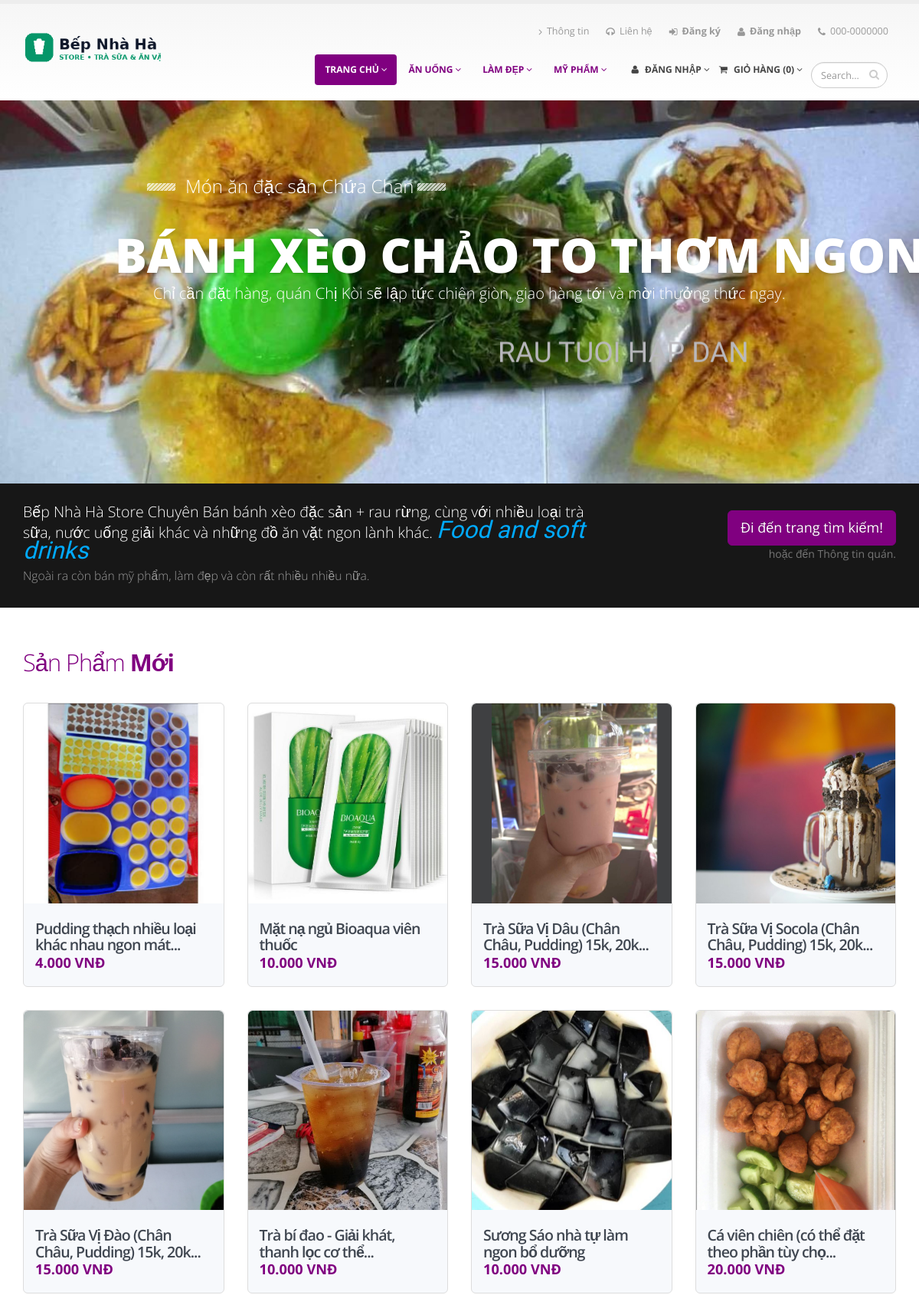
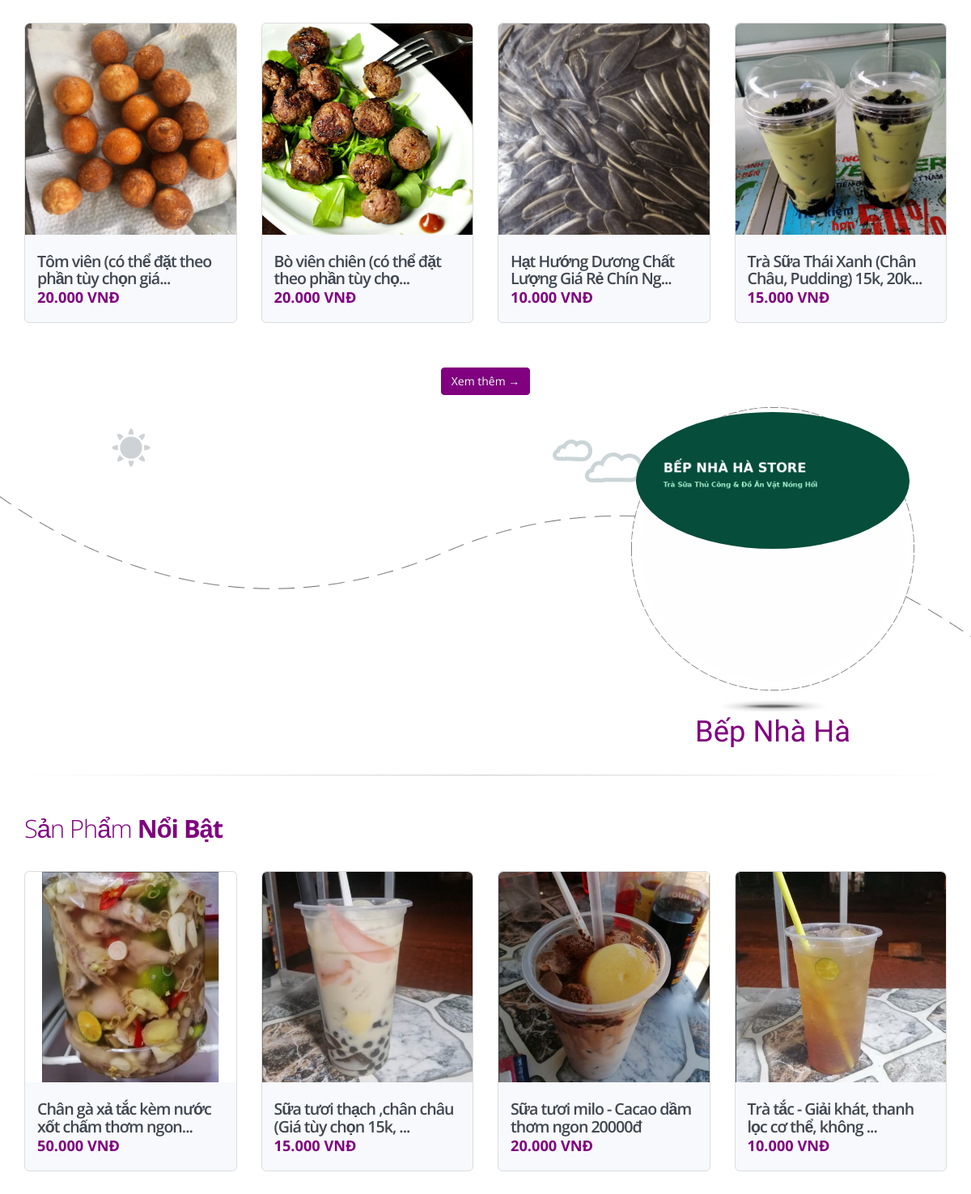
The page / (upper part) on the database its author committed (2 pictures, top to bottom).
### tables this page shows
CREATE TABLE IF NOT EXISTS `contacts` (
  `id` int(11) NOT NULL AUTO_INCREMENT,
  `link_Logo` varchar(500) DEFAULT NULL,
  `contact_name` varchar(255) DEFAULT NULL,
  `address` varchar(500) NOT NULL,
  `country` varchar(50) NOT NULL,
  `phone` varchar(20) NOT NULL,
  `phone_2` varchar(20) DEFAULT NULL,
  `email` varchar(255) NOT NULL,
  `link_Contact` varchar(550) DEFAULT NULL,
  `link_Facebook` varchar(500) DEFAULT NULL,
  `link_Twitter` varchar(255) DEFAULT NULL,
  `link_linkedin` varchar(255) DEFAULT NULL,
  `zalo` varchar(20) DEFAULT NULL,
  `link_about` varchar(255) DEFAULT NULL,
  `about_footer` longtext DEFAULT NULL,
  `favicon` varchar(255) DEFAULT NULL,
  PRIMARY KEY (`id`)
);

CREATE TABLE IF NOT EXISTS `categories` (
  `id` int(11) NOT NULL AUTO_INCREMENT,
  `category_name` varchar(255) DEFAULT NULL,
  `supply_id` int(11) DEFAULT NULL,
  `category_position` int(4) DEFAULT NULL,
  `slug` varchar(255) NOT NULL,
  PRIMARY KEY (`id`),
  KEY `fk_supply_id` (`supply_id`)
);

CREATE TABLE IF NOT EXISTS `slides` (
  `id` int(11) NOT NULL AUTO_INCREMENT,
  `slide_name` varchar(255) DEFAULT NULL,
  `slide_img1` varchar(255) DEFAULT NULL,
  `slide_text1` varchar(500) DEFAULT NULL,
  `slide_img2` varchar(255) DEFAULT NULL,
  `slide_text2` varchar(500) DEFAULT NULL,
  `slide_img3` varchar(255) DEFAULT NULL,
  `slide_text3` varchar(500) DEFAULT NULL,
  `slide_img4` varchar(255) DEFAULT NULL,
  `slide_text4` varchar(500) DEFAULT NULL,
  `slide_img5` varchar(255) DEFAULT NULL,
  `slide_text5` varchar(500) DEFAULT NULL,
  `status` int(11) NOT NULL DEFAULT 0,
  PRIMARY KEY (`id`)
);

CREATE TABLE IF NOT EXISTS `products` (
  `id` int(11) NOT NULL AUTO_INCREMENT,
  `product_name` varchar(500) DEFAULT NULL,
  `product_typeid` int(11) NOT NULL,
  `category_id` int(11) DEFAULT NULL,
  `sub_category_id` int(11) DEFAULT NULL,
  `supply_id` int(11) DEFAULT NULL,
  `product_description` longtext DEFAULT NULL,
  `product_price` int(11) NOT NULL,
  `total_stock` int(11) NOT NULL DEFAULT 0,
  `product_color` varchar(255) DEFAULT NULL,
  `product_material` varchar(255) DEFAULT NULL,
  `product_size` varchar(100) DEFAULT NULL,
  `product_detail` longtext DEFAULT NULL,
  `createBy` varchar(100) DEFAULT NULL,
  `createDate` date DEFAULT NULL,
  `editBy` varchar(100) DEFAULT NULL,
  `editDate` datetime DEFAULT NULL,
  `totalView` int(11) DEFAULT 0,
  `saleoff` tinyint(11) DEFAULT 0,
  `percentoff` int(11) DEFAULT NULL,
  `img1` varchar(255) DEFAULT NULL,
  `img2` varchar(255) DEFAULT NULL,
  `img3` varchar(255) DEFAULT NULL,
  `img4` varchar(255) DEFAULT NULL,
  `slug` varchar(255) NOT NULL,
  PRIMARY KEY (`id`),
  KEY `fk_category_id` (`category_id`),
  KEY `fk_supply_id` (`supply_id`),
  KEY `fk_type_id` (`product_typeid`),
  KEY `fk_id_sub_category` (`sub_category_id`)
);

### content/controllers/home/index.php (called while the page is built, shortened)
<?php
$options_hotproduct = [
    'where' => 'product_typeid = 1',
    'limit' => '12',
    'offset' => '0',
    'order_by' => 'createDate DESC',
];
$hotProducts = getAll('products', $options_hotproduct);
$options_newproduct = [
    'where' => 'product_typeid = 2',
    'limit' => '12',
    'offset' => '0',
    'order_by' => 'createDate DESC',
];
$newProducts = getAll('products', $options_newproduct);
$option_slide = [
    'order_by' => 'id asc',
];
$slides = getAll('slides', $option_slide);
foreach ($slides as $action) {
    if ($action['status'] == 1) {
        $idslide = $action['id'];
    }
}
if (isset($idslide)) {
    $slide = getRecord('slides', $idslide);
}
require('content/views/home/index.php');

### lib/model.php (called while the page is built, shortened)
<?php
require('config/database.php');
function getRecord(string $table, $id, string $select = '*'): false|array|null
{
    $id = intval($id);
    $sql = "SELECT $select FROM `$table` WHERE id=$id";
    $query = executeQuery($sql);
    $result = $query->get_result()->fetch_assoc();
    return $result;
}
function getAll(string $table, array $options = []): array
{
    $select = $options['select'] ?? '*';
    $where = isset($options['where']) ? 'WHERE ' . $options['where'] : '';
    $order_by = isset($options['order_by']) ? 'ORDER BY ' . $options['order_by'] : '';
    $limit = isset($options['offset']) && isset($options['limit']) ? 'LIMIT ' . $options['offset'] . ',' . $options['limit'] : '';
    $sql = "SELECT $select FROM `$table` $where $order_by $limit";
    $query = executeQuery($sql);
    $result = $query->get_result()->fetch_all(MYSQLI_ASSOC);
    return $result;
}

### lib/config/database.php (called while the page is built, shortened)
<?php
try {
    $linkConnectDB = connect();
} catch (Exception $e) {
    die($e->getMessage());
}
function connect(): mysqli
{
        $linkConnectDB = new mysqli(DB_HOST, DB_USER, DB_PASS, DB_NAME, DB_PORT);
        $linkConnectDB->set_charset('utf8mb4');
        return $linkConnectDB;
}
function executeQuery(string $sql, array $params = []): mysqli_stmt
{
    global $linkConnectDB;
    $stmt = $linkConnectDB->prepare($sql);
    if (!$stmt->execute()) {
        throw new Exception('Execute error: ' . $stmt->error);
    }
    return $stmt;
}

### content/models/cart.php (called while the page is built, shortened)
<?php
function cart_number()
{
    $number = 0;
    return $number;
}

### content/views/home/newproduct.php (the view, shortened to what this page needs)
<div role="main" class="main shop">
	<div class="container">
		<div class="row">
			<div class="col-md-12">
				<div class="row">
					<div class="col-md-12">
						<h2><a href="type/2-san-pham-moi">Sản Phẩm <strong>Mới</strong></a></h2>
					</div>
					<ul class="products product-thumb-info-list">
						<?php foreach ($newProducts as $newProduct) : ?>
							<li class="col-sm-3 col-xs-12 product">
								<span class="product-thumb-info">
									<a href="product/<?= $newProduct['id']; ?>-<?= $newProduct['slug']; ?>">
										<span class="product-thumb-info-image">
											<img alt="<?=$newProduct['product_name']?>" class="img-responsive" src="public/upload/products/<?= $newProduct['img1']; ?>" onerror="this.onerror=null;this.src='public/img/product-placeholder.svg';">
										</span>
									</a>
									<span class="product-thumb-info-content">
										<a href="product/<?= $newProduct['id']; ?>-<?= $newProduct['slug']; ?>/">
											<h4 title="<?= $newProduct['product_name']; ?>"><?php if (strlen($newProduct['product_name']) > 50) {
											    echo substr($newProduct['product_name'], 0, 57) . '...';
											} else {
											    echo $newProduct['product_name'];
											}  ?></h4>
											<span class="price">
												<?php if ($newProduct['saleoff'] != 0) { ?>
													<del title="<?= $newProduct['product_name']; ?>"><span class="amount"><?= number_format($newProduct['product_price'], 0, ',', '.');  ?></span></del>
													<ins title="<?= $newProduct['product_name']; ?>"><span class="amount"><?= number_format(($newProduct['product_price']) - (($newProduct['product_price'] * $newProduct['percentoff']) / 100), 0, ',', '.'); ?> VNĐ</span></ins>
												<?php } else { ?>
													<ins><span class="amount"><?= number_format($newProduct['product_price'], 0, ',', '.');  ?> VNĐ</span></ins>
												<?php } ?>
											</span>
										</a>
									</span>
								</span>
							</li>
						<?php endforeach; ?>
					</ul>
					<div style="text-align: center;" class="col-md-12">
						<a href="type/2-san-pham-moi" class="btn btn-primary">Xem thêm →</a>
					</div>
				</div>
			</div>
		</div>
	</div>
</div>

### content/views/shared/header.php (shortened to what this page needs)
<?php
include_once('content/models/cart.php');
$options = [
    'order_by' => 'id',
];
$ccategories = getAll('categories', $options);
$contact_option = [
    'where' => 'id=1',
];
$phone = $phone2 = $contactUrl = $contactEmail = $contactFacebook = $contactTwitter = '';
$contactAddress = $contactZalo = $contactLinkedin = $aboutUrl = $aboutFooter = '';
$linkLogo = 'logo-bep-nha-ha.png';
$contacts = getAll('contacts', $contact_option);
foreach ($contacts as $contact) {
    $phone = preg_replace("/([0-9]{3})([0-9]{4})/", "$1-$2", $contact['phone']);
    $contactUrl = $contact['link_Contact'];
    $aboutUrl = $contact['link_about'];
    $linkLogo = $contact['link_Logo'];
}
global $userNav;
$userLogin = getRecord('users', $userNav);
?>
<!DOCTYPE html>
<html>
<head>
	<link rel="stylesheet" href="public/vendor/bootstrap/bootstrap.css">
	<link rel="stylesheet" href="public/vendor/fontawesome/css/font-awesome.css">
	<link rel="stylesheet" href="public/vendor/owlcarousel/owl.carousel.min.css" media="screen">
	<link rel="stylesheet" href="public/vendor/owlcarousel/owl.theme.default.min.css" media="screen">
	<link rel="stylesheet" href="public/vendor/magnific-popup/magnific-popup.css" media="screen">
	<link rel="stylesheet" href="public/css/theme.css">
	<link rel="stylesheet" href="public/css/theme-elements.css">
	<link rel="stylesheet" href="public/css/theme-blog.css">
	<link rel="stylesheet" href="public/css/theme-shop.css">
	<link rel="stylesheet" href="public/css/theme-animate.css">
	<link rel="stylesheet" href="public/vendor/rs-plugin/css/settings.min.css" media="screen">
	<link rel="stylesheet" href="public/vendor/circle-flip-slideshow/css/component.css" media="screen">
	<link rel="stylesheet" href="public/css/skins/default.css">
	<link rel="stylesheet" href="public/css/custom.css">
</head>
<body>
	<div class="body">
		<header id="header">
			<div class="container">
				<div class="logo">
					<a href="home">
						<?php if (isset($linkLogo)) : ?>
							<img alt="Bếp Nhà Hà Store" width="180" height="56" data-sticky-width="135" data-sticky-height="42" style="max-height: 56px; width: auto;" src="public/img/<?= $linkLogo ?>"><?php endif; ?>
					</a>
				</div>
				<nav>
					<ul class="nav nav-pills nav-top">
						<li>
							<a href="<?= $aboutUrl ?>"><i class="fa fa-angle-right"></i>Thông tin</a>
						</li>
						<li>
							<a href="<?= $contactUrl ?>"><i class="fa fa-headphones"></i>Liên hệ</a>
						</li>
						<?php if (!isset($userLogin)) : ?>
							<li>
								<a href="register.php"><strong><i class="fa fa-sign-in"></i>Đăng ký</strong></a>
							</li>
							<li>
								<a href="admin.php"><strong><i class="fa fa-user"></i>Đăng nhập</strong></a>
							</li>
						<?php else : ?>
							<li>
								<a onclick="return confirm('Bạn có chắc muốn đăng xuất?')" href="admin.php?controller=home&action=logout"><strong><i class="fa fa-sign-out"></i>Đăng xuất</strong></a>
							</li>
						<?php endif; ?>
						<li class="phone">
							<span><i class="fa fa-phone"></i><?= $phone ?></span>
						</li>
					</ul>
				</nav>
			</div>
			<div class="navbar-collapse nav-main-collapse collapse">
				<div class="container">
					<nav class="nav-main mega-menu">
						<ul class="nav nav-pills nav-main" id="mainMenu">
							<li class="dropdown active">
								<a class="dropdown-toggle" href="index.php">
									Trang Chủ
									<i class="fa fa-angle-down"></i>
								</a>
							</li>
							<?php foreach ($ccategories as $ccategory) : ?>
								<li class="dropdown">
									<a class="dropdown-toggle" href="shop/<?= $ccategory['id'] ?>-<?= $ccategory['slug'] ?>">
										<?= $ccategory['category_name'] ?>
										<i class="fa fa-angle-down"></i>
									</a>
								</li>
							<?php endforeach; ?>
							<?php if (!isset($userNav)) : ?>
								<li class="dropdown mega-menu-item mega-menu-signin signin" id="headerAccount">
									<a class="dropdown-toggle" href="admin.php">
										<i class="fa fa-user"></i> Đăng nhập
										<i class="fa fa-angle-down"></i>
									</a>
								</li>
							<?php endif; ?>
							<li class="dropdown mega-menu-item mega-menu-shop">
								<a class="dropdown-toggle mobile-redirect" href="cart">
									<i class="fa fa-shopping-cart"></i> Giỏ Hàng (<?= cart_number(); ?>)
									<i class="fa fa-angle-down"></i>
								</a>
							</li>
							<div class="search">
								<form id="searchForm" action="<?= PATH_URL; ?>search/" method="get">
									<div class="input-group">
										<input type="text" class="form-control search" name="keyword" id="q" placeholder="Search..." required>
										<span class="input-group-btn">
											<button class="btn btn-default" type="submit"><i class="fa fa-search"></i></button>
										</span>
									</div>
								</form>
							</div>
						</ul>
					</nav>
				</div>
			</div>
		</header>

### content/views/home/slide.php (shortened to what this page needs)
<?php if (isset($idslide)) : ?>
	<div class="slider-container">
		<div class="slider" id="revolutionSlider" data-plugin-revolution-slider data-plugin-options='{"startheight": 500}'>
			<ul>
				<li data-transition="fade" data-slotamount="13" data-masterspeed="300">
					<div class="tp-caption sft stb visible-lg" data-x="177" data-y="100" data-speed="300" data-start="1000" data-easing="easeOutExpo"><img src="public/img/slides/slide-title-border.png" alt=""></div>
					<div class="tp-caption top-label lfl stl" data-x="227" data-y="100" data-speed="300" data-start="500" data-easing="easeOutExpo">Món ăn đặc sản Chứa Chan</div>
					<div class="tp-caption sft stb visible-lg" data-x="530" data-y="100" data-speed="300" data-start="1000" data-easing="easeOutExpo"><img src="public/img/slides/slide-title-border.png" alt=""></div>
					<div class="tp-caption main-label sft stb" data-x="135" data-y="170" data-speed="300" data-start="1000" data-easing="easeOutExpo">BÁNH XÈO CHẢO TO THƠM NGON</div>
					<div class="tp-caption bottom-label sft stb" data-x="185" data-y="240" data-speed="500" data-start="2000" data-easing="easeOutExpo"><?= $slide['slide_text1'] ?></div>
					<div class="tp-caption blackboard-text lfb " data-x="635" data-y="300" data-speed="500" data-start="2450" data-easing="easeOutExpo" style="font-size: 37px;">Rau tuoi hap dan</div>
				</li>
			</ul>
		</div>
	</div>
	<div class="home-intro" id="home-intro">
		<div class="container">
			<div class="row">
				<div class="col-md-8">
					<p>
						Bếp Nhà Hà Store Chuyên Bán bánh xèo đặc sản + rau rừng, cùng với nhiều loại trà sữa, nước uống giải khác và những đồ ăn vặt ngon lành khác. <em>Food and soft drinks</em>
						<span>Ngoài ra còn bán mỹ phẩm, làm đẹp và còn rất nhiều nhiều nữa.</span>
					</p>
				</div>
				<div class="col-md-4">
					<div class="get-started">
						<a href="search" class="btn btn-lg btn-primary">Đi đến trang tìm kiếm!</a>
						<div class="learn-more">hoặc đến <a href="<?= $aboutUrl ?>">Thông tin quán.</a></div>
					</div>
				</div>
			</div>
		</div>
	</div>
<?php endif; ?>

### content/views/home/hotproduct.php (shortened to what this page needs)
<div role="main" class="main shop">
	<div class="container">
		<hr class="tall">
		<div class="row">
			<div class="col-md-12">
				<div class="row">
					<div class="col-md-12">
						<h2><a href="type/1-san-pham-hot">Sản Phẩm <strong>Nổi Bật</strong></a></h2>
					</div>
					<ul class="products product-thumb-info-list">
						<?php foreach ($hotProducts as $hotProduct) : ?>
							<li class="col-sm-3 col-xs-12 product">
								<span class="product-thumb-info">
									<a href="product/<?= $hotProduct['id']; ?>-<?= $hotProduct['slug']; ?>">
										<span class="product-thumb-info-image">
											<img alt="<?=$hotProduct['product_name']?>" class="img-responsive" src="public/upload/products/<?= $hotProduct['img1']; ?>">
										</span>
									</a>
									<span class="product-thumb-info-content">
										<a href="product/<?= $hotProduct['id']; ?>-<?= $hotProduct['slug']; ?>/">
											<h4 title="<?= $hotProduct['product_name']; ?>"><?php if (strlen($hotProduct['product_name']) > 50) {
											    echo substr($hotProduct['product_name'], 0, 57) . '...';
											} else {
											    echo $hotProduct['product_name'];
											}  ?></h4>
											<span class="price">
												<?php if ($hotProduct['saleoff'] != 0) { ?>
													<del><span class="amount"><?= number_format($hotProduct['product_price'], 0, ',', '.');  ?></span></del>
													<ins><span class="amount"><?= number_format(($hotProduct['product_price']) - (($hotProduct['product_price'] * $hotProduct['percentoff']) / 100), 0, ',', '.'); ?> VNĐ</span></ins>
												<?php } else { ?>
													<ins><span class="amount"><?= number_format($hotProduct['product_price'], 0, ',', '.');  ?> VNĐ</span></ins>
												<?php } ?>
											</span>
										</a>
									</span>
								</span>
							</li>
						<?php endforeach; ?>
					</ul>
				</div>
			</div>
		</div>
	</div>
</div>

### rows shown on the page
contacts: link_Logo (picture), phone "000-0000000"
categories: category_name "ĂN UỐNG"
categories: category_name "LÀM ĐẸP"
categories: category_name "MỸ PHẨM"
slides: slide_text1 "Chỉ cần đặt hàng, quán Chị Kòi sẽ lập tức chiên giòn, giao hàng tới và mời thưởng thức ngay."
products: img1 (picture), product_name "Pudding thạch nhiều loại khác nhau ngon mát", product_price "4.000"
products: img1 (picture), product_name "Mặt nạ ngủ Bioaqua viên thuốc", product_price "10.000"
products: img1 (picture), product_name "Trà Sữa Vị Dâu (Chân Châu, Pudding) 15k, 20k", product_price "15.000"
products: img1 (picture), product_name "Trà Sữa Vị Socola (Chân Châu, Pudding) 15k, 20k", product_price "15.000"
products: img1 (picture), product_name "Trà Sữa Vị Đào (Chân Châu, Pudding) 15k, 20k", product_price "15.000"
products: img1 (picture), product_name "Trà bí đao - Giải khát, thanh lọc cơ thể", product_price "10.000"
products: img1 (picture), product_name "Sương Sáo nhà tự làm ngon bổ dưỡng", product_price "10.000"
products: img1 (picture), product_name "Cá viên chiên (có thể đặt theo phần tùy chọ", product_price "20.000"
products: img1 (picture), product_name "Tôm viên (có thể đặt theo phần tùy chọn giá", product_price "20.000"
products: img1 (picture), product_name "Bò viên chiên (có thể đặt theo phần tùy chọ", product_price "20.000"
products: img1 (picture), product_name "Hạt Hướng Dương Chất Lượng Giá Rẻ Chín Ng", product_price "10.000"
products: img1 (picture), product_name "Trà Sữa Thái Xanh (Chân Châu, Pudding) 15k, 20k", product_price "15.000"
products: img1 (picture), product_name "Chân gà xả tắc kèm nước xốt chấm thơm ngon", product_price "50.000"
products: img1 (picture), product_name "Sữa tươi thạch ,chân châu (Giá tùy chọn 15k,", product_price "15.000"
products: img1 (picture), product_name "Sữa tươi milo - Cacao dầm thơm ngon 20000đ", product_price "20.000"
products: img1 (picture), product_name "Trà tắc - Giải khát, thanh lọc cơ thể, không", product_price "10.000"

### other values the page prints
cart_number() "0"
